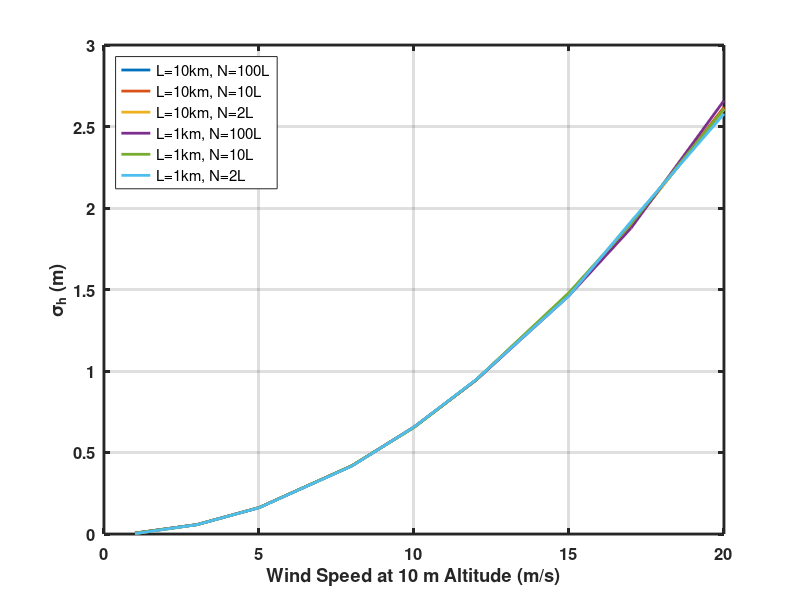

MATLAB code for this plot:
function generateEnsembleRMSCurves(varargin)
%generateEnsembleRMSCurves(saveFigs)


saveFigs = 0;
U10 = [1 3 5 8 10 12 15 17 20];
useTabulatedData = 1;

if (nargin == 1)
    saveFigs = varargin{1};
elseif(nargin == 5)
    useTabulatedData = 0;
    saveFigs = varargin{1};
    rmsMatrix = varargin{2};
    U10 = varargin{3};
    L = varargin{4};
    alpha = varargin{5};
end


%data collected from ensemble runs
% U10                     1        3         5       8        10       12       15       17       20
case_1d_L10k_N100L_084 = [0.00548  0.05771  0.16195  0.41821  0.65565  0.94539  1.47126  1.89289  2.60784];
case_1d_L10k_N10L_084 =  [0.00535  0.05770  0.16199  0.41846  0.65510  0.94346  1.47265  1.89249  2.61864];
case_1d_L10k_N2L_084 =   [0.00241  0.05719  0.16199  0.41848  0.65731  0.94488  1.47641  1.89127  2.60586];

case_1d_L1k_N100L_084 =  [0.00548  0.05770  0.16175  0.41937  0.65613  0.94387  1.46217  1.87639  2.65930];
case_1d_L1k_N10L_084 =   [0.00535  0.05759  0.16162  0.41989  0.65316  0.94510  1.48107  1.90273  2.60860];
case_1d_L1k_N2L_084 =    [0.00241  0.05713  0.16110  0.41711  0.65669  0.94677  1.46192  1.91702  2.57761];

h(1) = figure;

if (useTabulatedData == 1)
    plot(U10,case_1d_L10k_N100L_084,'LineWidth',2);
    hold on
    plot(U10,case_1d_L10k_N10L_084,'LineWidth',2);
    plot(U10,case_1d_L10k_N2L_084,'LineWidth',2);
    plot(U10,case_1d_L1k_N100L_084,'LineWidth',2);
    plot(U10,case_1d_L1k_N10L_084,'LineWidth',2);
    plot(U10,case_1d_L1k_N2L_084,'LineWidth',2);
    legend('L=10km, N=100L','L=10km, N=10L','L=10km, N=2L','L=1km, N=100L','L=1km, N=10L','L=1km, N=2L','Location','NorthWest');
else
    lstring = [];
    [nn,mm] = size(rmsMatrix);
    for counter = 1:mm
        plot(U10,rmsMatrix(:,counter),'LineWidth',2);
        lstring{counter} = sprintf('L=%dkm, N=%dL',L(counter)/1000,alpha(counter));
        hold on
    end
    legend(lstring,'Location','NorthWest');
end
grid on;

xlabel('Wind Speed at 10 m Altitude (m/s)');
ylabel('\sigma_h (m)')

set(gca,'LineWidth',2)
set(gca,'FontSize',12)
set(gca,'FontWeight','bold')

if(saveFigs == 1)
    saveas(h(1),'1d_ensemble_rms','png')
end